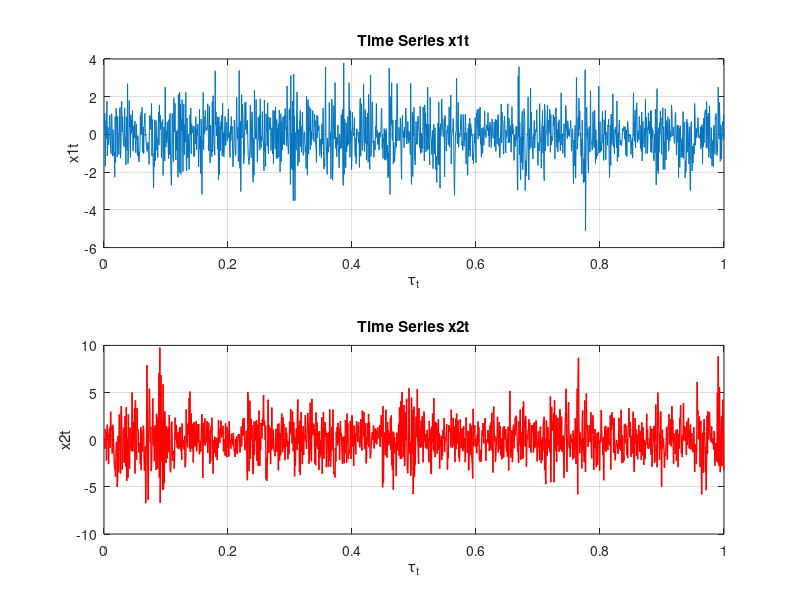
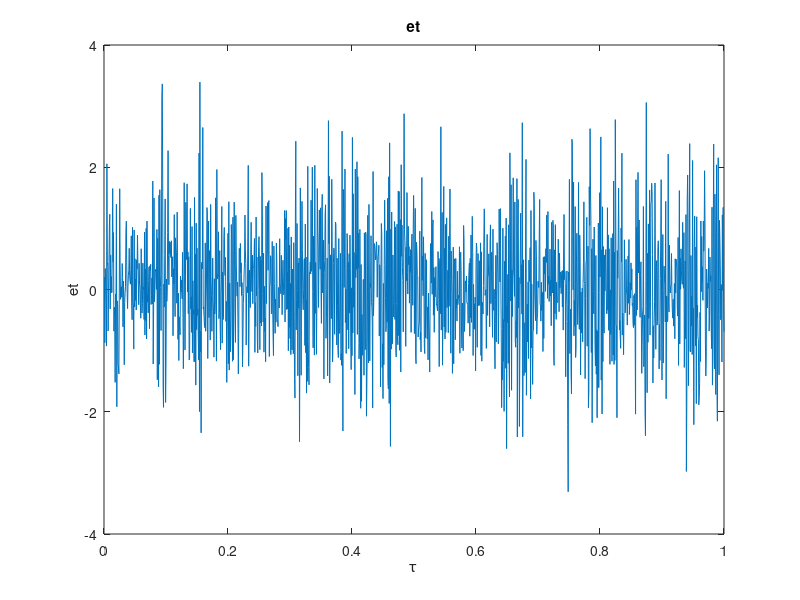
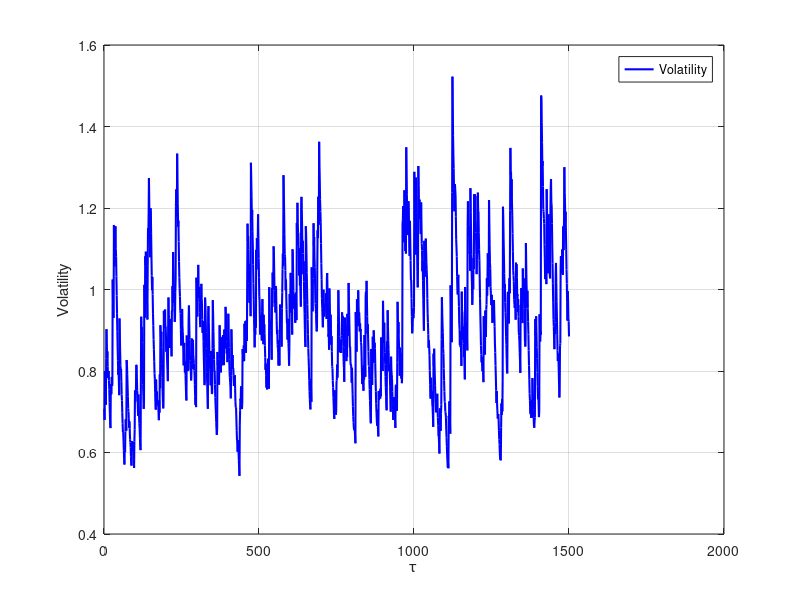
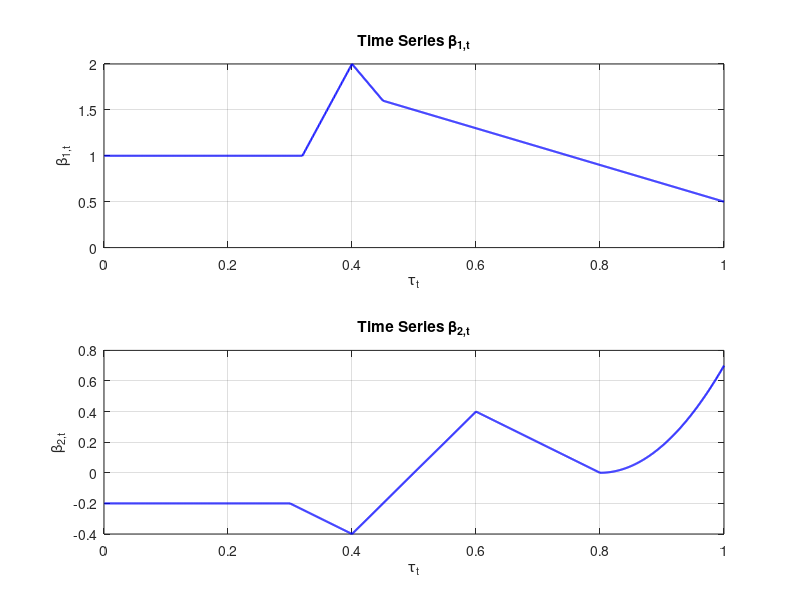

These figures' MATLAB source, in order: (Note: this script raises an error after producing the figures.)

clear all;

%% simulate data
% yt = x1t*betat1 + x2t*betat2 + et
% et = sigmat*epsilont, where epsilont ~ N(0,1)

T= 1500;               % amount of total observations
T_in = 0.7*T;          % amount of in-sample data
T_out = T-T_in;            % amount of out-of-sample data
tau = (1:T)' / T;      % Time index tau = t/T
tau_in = tau(1:T_in);
p=2;                   % amount of predictors

%% define a Epanechnikov Kernel function 
EpanechnikovKernel = @(u) (3/4) * (1 - u.^2) .* (abs(u) <= 1);

%% generate x1t and x2t as they both have GJR-GARCH(1,1,1) structure

% x1t
mu1= 0;
omega1 = 0.03;
alpha1 = 0.0082;
gamma1 = 0.19;
beta1 = 0.8779;

% Set the seed for reproducibility
seed1 = 123;
rng(seed1);
epsilon_1 = randn(T, 1);
epsilon2_1 = epsilon_1.^2;
sigma2_x1 = zeros(T,1);
sigma2_x1(1) = omega1 / (1 - alpha1 - 0.5*gamma1 - beta1);

for t = 2:T
   if epsilon_1(t-1) >= 0
      sigma2_x1(t) = omega1 + alpha1 * epsilon2_1(t-1) + beta1 * sigma2_x1(t-1);
   else
      sigma2_x1(t) = omega1 + alpha1 * epsilon2_1(t-1) + gamma1 * epsilon2_1(t-1) + beta1 * sigma2_x1(t-1);
   end
end
   sigma_x1 = sqrt(sigma2_x1);

seed2 = 234;
rng(seed2);
u1t=randn(T,1);
for t = 1:T
    u1t(t) = epsilon_1(t) * sigma_x1(t);
end
x1t = mu1 + u1t; 


% x2t
mu2= 0;
omega2 = 0.02;
alpha2 = 0.0445;
gamma2 = 0.05;
beta2 = 0.926;

seed3 = 234567;
rng(seed3);
epsilon_2 = randn(T, 1);
epsilon2_2 = epsilon_2.^2;

sigma2_x2 = zeros(T,1);
sigma2_x2(1) = omega2 / (1 - alpha2 - 0.5*gamma2 - beta2);



sigma2_x2(2) = omega2 / (1 - alpha2 - 0.5*gamma2 - beta2);
for t = 3:T
    sigma2_x2(t) = omega2 + alpha2 * epsilon2_2(t-1)^2 + alpha2 * epsilon2_2(t-2)^2 + beta2 * sigma2_x2(t-1);
end
sigma_x2 = sqrt(sigma2_x2);

seed4 = 456;
rng(seed4);
u2t=randn(T,1);
for t = 1:T
    u2t(t) = epsilon_2(t) * sigma_x2(t);
end
x2t = mu2 + u2t; 

Xt = [x1t, x2t];

% Subplot for x1t
subplot(2,1,1);
plot(tau, x1t); % Plot x1t in blue
xlabel('\tau_t');
ylabel('x1t');
title('Time Series x1t');
grid on;

% Subplot for x2t
subplot(2,1,2);
plot(tau, x2t, 'r', 'LineWidth', 1); % Plot x2t in red
xlabel('\tau_t');
ylabel('x2t');
title('Time Series x2t');
grid on;

%% heterskedastic disturbance

seed5 = 2884;
rng(seed5);
epsilon_error = randn(T, 1);
epsilon2_error = epsilon_error.^2;


% Design - GARCH-like Deterministic Models. For example, GJR-GARCH(1,1,1)
% intuition: Volatility depends on past squared returns, but without stochastic errors
sigma2_error = zeros(T,1);

omega_error = 0.01;
alpha_error = 0.03;
gamma_error = 0.1;
beta_error = 0.9;

sigma2_error(1) = omega_error / (1 - alpha_error - 0.5*gamma_error - beta_error);
for t = 2:T
   if epsilon_error(t-1) >= 0
      sigma2_error(t) = omega_error + alpha_error * epsilon2_error(t-1) + beta_error * sigma2_error(t-1);
   else
      sigma2_error(t) = omega_error + alpha_error * epsilon2_error(t-1) + gamma_error * epsilon2_error(t-1) + beta_error * sigma2_error(t-1);
   end
end
   sigma_error = sqrt(sigma2_error);

seed6 = 678;
rng(seed6);
et=randn(T,1);
for t = 1:T
    et(t) = epsilon_error(t) * sigma_error(t);
end

% Plot et
figure;
plot(tau,et);
title('et');
xlabel('\tau');
ylabel('et');

% Plot volatility
figure;
plot(1:T, sigma_error, 'b-', 'LineWidth', 1.5, 'DisplayName', 'Volatility');
xlabel('\tau');
ylabel('Volatility');
legend('Location', 'best');
grid on;



%% generate time-varying beta

betat =zeros(T,p);

% Design (piecewise function of time)
for t = 1:T
    % Compute beta1,t
    if tau(t) <= 0.32
        betat(t,1) = 1;
    elseif tau(t) <= 0.4
        betat(t,1) = 12.5 * tau(t) -3;
    elseif tau(t) <= 0.45
        betat(t,1) = -8 * tau(t) +5.2;
    else
        betat(t,1) = -2 * tau(t) + 2.5;
    end

    % Compute beta2,t
    if tau(t) <= 0.3
        betat(t,2) = -0.2;
    elseif tau(t) <= 0.4
        betat(t,2) = -2 * tau(t) + 0.4;
    elseif tau(t) <= 0.6
        betat(t,2) = 4 * tau(t) - 2;
    elseif tau(t) <= 0.8
        betat(t,2) = -2 * tau(t) + 1.6;
    else
        betat(t,2) = 17.5 * tau(t)^2 - 28 * tau(t) + 11.2;
    end
end

% Plot the time series
figure;
subplot(2,1,1);
plot(tau, betat(:,1), 'b', 'LineWidth', 1.5);
xlabel('\tau_t');
ylabel('\beta_{1,t}');
title('Time Series \beta_{1,t}');
grid on;
subplot(2,1,2);
plot(tau, betat(:,2), 'b', 'LineWidth', 1.5);
xlabel('\tau_t');
ylabel('\beta_{2,t}');
title('Time Series \beta_{2,t}');
grid on;




%% yt = beta1t*xit + beta2t*x2t+et
Yt = sum(Xt.*betat,2)+et;


% Plot et and yt
figure;
subplot(2,1,1)
plot(tau,et);
title('et');
xlabel('\tau');
ylabel('et');
hold on;
subplot(2,1,2)
plot(tau,Yt);
title('Yt');
xlabel('\tau');
ylabel('Yt');

% Plot yt
figure;
plot(tau,Yt);
title('Yt');
xlabel('\tau');
ylabel('Yt');

%% split the data to training vs testing set
Yt_estimation =Yt(1:T_in);       % training set
Xt_estimation =Xt(1:T_in,:);     % testing set



%% In-sample estimation

%% run benckmark model, DCC-GARCH, first
sigma2_dcc = zeros(T_in,1);   % set the dimension for the variance of the 10 assets
rt = Yt_estimation;
logLikelihood = @(params) GJR_GARCH_Likelihood(params, rt, T_in);
initialParams = [0.1, 0.1, 0.1, 0.1]; % Initial guess for [omega, alpha, gamma, beta]
lb = [0, 0, 0, 0];    % Lower bounds (e.g., alpha >= 0)
ub = [];              % No upper bounds
options = optimoptions('fmincon', 'Display', 'iter', 'Algorithm', 'interior-point');
estimatedParams = fmincon(logLikelihood, initialParams, [], [], [], [], lb, ub, [], options);
omega = estimatedParams(1);
alpha = estimatedParams(2);
gamma = estimatedParams(3);
beta = estimatedParams(4);

epsilon_dcc = rt - mean(rt); 
epsilon2_dcc = epsilon_dcc .^ 2;

sigma2_dcc(1) = omega / (1 - alpha - 0.5*gamma - beta);

for t = 2:T_in
 if epsilon_dcc(t-1) >= 0
 sigma2_dcc(t) = omega + alpha * epsilon2_dcc(t-1) + beta * sigma2_dcc(t-1);
 else
 sigma2_dcc(t) = omega + alpha * epsilon2_dcc(t-1) + gamma * epsilon2_dcc(t-1) + beta * sigma2_dcc(t-1);
 end
end

 sigma_dcc = sqrt(sigma2_dcc);

% GJR-GARCH for factors
factor = [x1t(1:T_in), x2t(1:T_in)];
[T_in,N] = size(factor);

sigma_factor = zeros(T_in,N);    % set the dimension for the volatility of the 10 assets
sigma2_factor = zeros(T_in,N);   % set the dimension for the variance of the 10 assets

epsilon_factor = zeros(T_in,N);  % innovation
epsilon2_factor = zeros(T_in,N); % innovation^2, for the garch structure

omegacollection_factor = zeros(N);
alphacollection_factor = zeros(N);
gammacollection_factor = zeros(N);
betacollection_factor = zeros(N);

for i=1:N
rt = factor(:,i);

% Define the log-likelihood function
logLikelihood = @(params) GJR_GARCH_Likelihood(params, rt, T_in);

% Set initial values for omega, alpha, and beta
initialParams = [0.1, 0.1, 0.1, 0.1]; % Initial guess for [omega, alpha, gamma, beta]
lb = [0, 0, 0, 0]; % Lower bounds (e.g., alpha >= 0)
ub = []; % No upper bounds
options = optimoptions('fmincon', 'Display', 'iter', 'Algorithm', 'interior-point');
estimatedParams = fmincon(logLikelihood, initialParams, [], [], [], [], lb, ub, [], options);
omega_factor = estimatedParams(1);
alpha_factor = estimatedParams(2);
gamma_factor = estimatedParams(3);
beta_factor = estimatedParams(4);

epsilon_factor(:,i) = rt - mean(rt);    % epsilon is observed according to the constant-mean GARCH structure.
epsilon2_factor(:,i) = epsilon_factor(:,i) .^ 2;
sigma2_factor(1,i)= omega / (1 - alpha - 0.5*gamma - beta);

for t = 2:T_in
    if epsilon_factor(t-1,i) >= 0
       sigma2_factor(t,i) = omega + alpha * epsilon2_factor(t-1,i) + beta * sigma2_factor(t-1,i);
    else
       sigma2_factor(t,i) = omega + alpha * epsilon2_factor(t-1,i) + gamma * epsilon2_factor(t-1,i) + beta * sigma2_factor(t-1,i);
    end
end
sigma_factor(:,i) = sqrt(sigma2_factor(:,i));

% store the estimated parameters
omegacollection_factor(i)= omega_factor;
alphacollection_factor(i)=alpha_factor;
gammacollection_factor(i)=gamma_factor;
betacollection_factor(i)=beta_factor;
end


% Find the Dt_dcc
rt = [Yt_estimation, x1t(1:T_in), x2t(1:T_in)];
[T_in,N] = size(rt);

% We construct the 3-dimension Dt matrix, which is the volatility matrix
Dt_dcc = zeros(N,N,T_in);
SIGMA = [sigma_dcc, sigma_factor(1:T_in,:)];

% Loop over each slice
for t = 1:T_in
    % Assign the diagonal of the t-th slice of Dt to the t-th row of SIGMA
    Dt_dcc(:,:,t) = diag(SIGMA(t, :));
end

et = rt ./ SIGMA; %volatility-adjusted return
Si = et'*et ./T_in; % Find Si, the unconditional covariance matrix

Q = zeros(N,N,T_in);
Q(:,:,1) = Si;
Rt = zeros(N,N,T_in);
diagQ = diag(sqrt(diag(Q(:,:,1))));
invSqrtDiagQ = inv(diagQ);
Rt(:,:,1) = invSqrtDiagQ * Q(:,:,1) * invSqrtDiagQ;

% estimate the DCC coefficients (w.r.t Q)
options = optimset('fminunc'); 
options.Display = 'off';
options.LargeScale = 'off';
options.MaxIter = 1000;
dcc_logLikelihood = @(params) DCC1_Likelihood_copy_0819(params, et);

initial = [0.1, 0.1];
lb = [0, 0]; % Lower bounds (e.g., alpha >= 0)
ub = [1, 1]; % upper bound
options = optimoptions('fmincon', 'Display', 'iter', 'Algorithm', 'interior-point');
estimatedParams = fmincon(dcc_logLikelihood, initial, [], [], [], [], lb, ub, [], options);
a_Q = estimatedParams(1);
b_Q = estimatedParams(2);

% Predicted Q, then calculate Rt
for t = 2:T_in
    Q(:,:,t) = (1 - a_Q - b_Q)*Si + a_Q*(et(t-1,:)'*et(t-1,:)) + b_Q*Q(:,:,t-1);
    diagQ = diag(sqrt(diag(Q(:,:,t))));
    invSqrtDiagQ = inv(diagQ);
    Rt(:,:,t) = invSqrtDiagQ * Q(:,:,t) * invSqrtDiagQ;
end

betahat_dcc = zeros(2,T_in);
rho_sigma_vector = zeros(2,1);

% Loop through each time step
for t = 1:T_in
    % Extract conditional variances
    sigma_it = SIGMA(t,1);
    sigma_mt = SIGMA(t,2);
    sigma_ct = SIGMA(t,3);


    % Extract conditional correlations from Rt
    rho_imt = Rt(1, 2, t);
    rho_ict = Rt(1, 3, t);
    rho_mct = Rt(2, 3, t);

    % Construct the matrices for the equation
    Sigma_matrix = [sigma_mt^2, rho_mct * sigma_mt * sigma_ct; 
                    rho_mct * sigma_mt * sigma_ct, sigma_ct^2];

    r1 = rho_imt * sigma_it * sigma_mt;
    r2 = rho_ict * sigma_it * sigma_ct;

    rho_sigma_vector(1) = r1;
    rho_sigma_vector(2) = r2;

    betahat_dcc(:,t) = (Sigma_matrix)^(-1) * rho_sigma_vector;
end

% Store the betas
beta_market = betahat_dcc(1, :)';
beta_climate = betahat_dcc(2, :)';


% Display the estimated DCC parameters
disp('Estimated DCC Parameters:');
disp(['a_Q: ', num2str(a_Q)]);
disp(['b_Q: ', num2str(b_Q)]);


% Plot the results
figure;
subplot(2,1,1);
plot(tau_in, betat(1:T_in,1), 'b', 'LineWidth', 1.5, 'DisplayName', 'Real \beta_1(\tau)');
hold on;
plot(tau_in, beta_market, 'r', 'LineWidth', 1.5,'DisplayName', 'DCC estimator \beta_1(\tau)'); 
hold on;
%fill([tau fliplr(tau)], [ci_lower_beta1_dcc' fliplr(ci_upper_beta1_dcc')], 'r', 'FaceAlpha', 0.2, 'DisplayName','95% confidence interval');
legend('Location', 'best');
title('Real vs DCC-estimated Beta1');
xlabel('\tau');
ylabel('\beta_1(\tau)');

subplot(2,1,2);
plot(tau_in, betat(1:T_in,2), 'b', 'LineWidth', 1.5, 'DisplayName', 'Real \beta_2(\tau)');
hold on;
plot(tau_in, beta_climate, 'r', 'LineWidth', 1.5, 'DisplayName', 'DCC estimator \beta_2(\tau)'); 
hold on;
legend('Location', 'best');
%fill([tau' fliplr(tau')], [ci_lower_beta2_new fliplr(ci_upper_beta2_new)], 'r', 'FaceAlpha', 0.2, 'DisplayName', '95% confidence interval');
title('Real vs DCC-estimated Beta2');
xlabel('\tau');
ylabel('\beta_2(\tau)');


%% Step 1: To find optimal bandwidth (leave many)

l =3;      % Define the size of the window to leave out (2l + 1 observations)
h_values = linspace(0.01, 0.99, 50);      % Define a range of bandwidth values
cv_errors = zeros(length(h_values), 1);   % Store CV errors for each bandwidth


% Leave (2l+1)-out cross-validation loop
for h_idx = 1:length(h_values)
    h = h_values(h_idx);     % Current bandwidth
    cv_error = 0;            % Initialize CV error for the current h
 
 for t = 1:2:T_in
 % Determine the indices to exclude (2l+1)-out around the t-th point
 exclude_indices = max(1, t-l):min(T_in, t+l); % Determine indices to exclude around point t
 
 % Create the leave-(2l+1)-out sample excluding the defined indices
 yt = Yt_estimation(setdiff(1:T_in, exclude_indices));        % Exclude the selected indices
 xt = Xt_estimation(setdiff(1:T_in, exclude_indices), :);     % Exclude the selected indices
 taut = tau(setdiff(1:T_in, exclude_indices));                % Exclude the selected indices
 
 % Local weights using the Epanechnikov kernel
 u = (taut - tau(t)) / h; % Normalized distances
 weights = EpanechnikovKernel(u); % Kernel weights for leave-(2l+1)-out data
 
 % Weighted least squares to estimate beta at tau(t) excluding (2l+1) neighbors
 W = diag(weights); % Diagonal weight matrix
 XWX = xt' * W * xt;
 XWy = xt' * W * yt;
 
 % Solve for beta estimates using the weighted least squares solution
 beta_hat_minus_t = XWX \ XWy;
 Yt_pred = Xt(t, :) * beta_hat_minus_t;
 cv_error = cv_error + (Yt(t) - Yt_pred)^2;
 end

 % Average the CV error for the current h
 cv_errors(h_idx) = cv_error / T_in;
end

% Find the h that minimizes the cross-validation error
[~, min_idx] = min(cv_errors);
h_old_optimal = h_values(min_idx);
h_old_optimal = round(h_old_optimal, 2);  % Round to 2 decimal place

% Display the optimal h
fprintf('The optimal h is: %.4f\n', h_old_optimal);

% Plot cv_errors against h_values
figure;
plot(h_values, cv_errors, 'b-o', 'LineWidth', 2);
hold on;
xline(h_old_optimal, '--k', 'optimal h')
xlabel('Bandwidth (h)');
ylabel('Cross-Validation Error');
title('Cross-Validation Error vs Bandwidth');
grid on;




%% Step 2: To obtain the residual series

% Fit the TVLM model via kernel (local constant), without assuming heteroskedastic error
beta_hat_old = zeros(T_in,2);
for t = 1:T_in
    u = (tau_in - tau_in(t))/h_old_optimal;  % Normalized distances
    weights = EpanechnikovKernel(u);     % Kernel weights
    W = diag(weights);                   % Diagonal weight matrix
    XWX = Xt_estimation' * W * Xt_estimation;
    XWy = Xt_estimation' * W * Yt_estimation;
    beta_hat_old(t,:) = XWX \ XWy;
end

% plot the estimated old_time-varying beta, in comparison with the true DGP
figure;
subplot(2, 1, 1);
plot(tau_in, beta_hat_old(:,1),'r','DisplayName', 'old estimated \beta_1(\tau)'); 
hold on;
plot(tau_in, betat(1:T_in,1), 'b', 'LineWidth', 1.5,'DisplayName', 'real \beta_1(\tau)');
title('real vs old estimation of \beta_1(\tau)');
legend('Location', 'best');
xlabel('\tau');
ylabel('\beta_1(\tau)');

subplot(2, 1, 2);
plot(tau_in, beta_hat_old(:,2),'r','DisplayName', 'old estimated \beta_2(\tau)');
hold on;
plot(tau_in, betat(1:T_in,2), 'b', 'LineWidth', 1.5,'DisplayName', 'real \beta_2(\tau)');
title('real vs old estimation of \beta_2(\tau)');
legend('Location', 'best');
xlabel('\tau');
ylabel('\beta_2(\tau)');


% obtain residual 
ethat = zeros(T_in,1);
for t = 1:T_in
    ethat(t) = Yt_estimation(t) - Xt_estimation(t,:) * beta_hat_old(t,:)';
end

% Theoretically, the mean of a variable that is log(chi-square distributed
% random variable) is -1.27. 
Dt = zeros(T_in,1);
for t = 1:T_in
    Dt(t)= log(ethat(t)^2)+1.27;
end


% We double check "mu = -1.27" with simulated data.
% Generate a random variable z from a standard normal distribution
seed7 = 28845080;
rng(seed7);
z = randn(1000000, 1);
% Plot the histogram of z to visualize its distribution
figure;
histogram(z, 'Normalization', 'pdf');
xlabel('z');
ylabel('Probability Density');
title('Histogram of z (Standard Normal Distribution)');
grid on;
% Generate s as the square of z. chi-sq
chi = z.^2;
% Plot the histogram of s to visualize its distribution
figure;
histogram(chi, 'Normalization', 'pdf');
xlabel('z^2');
ylabel('Probability Density');
title('Histogram of chi (chi = z^2)');
grid on;
mu = mean(log(chi));
disp('When T=1,000,000, the value of mu is:');
disp(mu);

%% Step 4: Recover the time-varying standard deviation

% select a new bandwidth
l =3;                                           % Define the size of the window to leave out (2l + 1 observations)
h0_candidates = linspace(0.01, 0.99, 100);      % Define a range of bandwidth values
CV_scores = zeros(length(h0_candidates), 1);    % Store CV errors for each bandwidth

% Leave (2l+1)-out cross-validation loop
for i = 1:length(h0_candidates)
 h_0 = h0_candidates(i);     % Current bandwidth
 CV_score = 0;               % Initialize CV error for the current h
 
 for t = 1:2:T_in
 % Determine the indices to exclude (2l+1)-out around the t-th point
 exclude_indices = max(1, t-l):min(T_in, t+l); % Determine indices to exclude around point t
 
 % Create the leave-(2l+1)-out sample excluding the defined indices
 Dt_train = Dt(setdiff(1:T_in, exclude_indices));      % Exclude the selected indices
 tau_train = tau(setdiff(1:T_in, exclude_indices));    % Exclude the selected indices
 
 % Local weights using the Epanechnikov kernel
 u = (tau(t) - tau_train) /h_0;     % Normalized distances
 weights = EpanechnikovKernel(u);   % Kernel weights for leave-(2l+1)-out data
 numerator = sum(weights .* Dt_train);
 denominator = sum(weights);     
 g_hat = numerator / denominator;       
 CV_score = CV_score + (Dt(t) - g_hat)^2;
 end
    
 % Average CV score for this h0
 CV_scores(i) = CV_score / T_in;
end

% Find the h (round two two digits) that minimizes the cross-validation error
[~, min_idx] = min(CV_scores);
h0_optimal = round(h0_candidates(min_idx),2); h0_optimal=0.03;

% Display the optimal h
fprintf('The optimal h_0 is: %.4f\n', h0_optimal);

% Plot the CV scores
figure;
plot(h0_candidates, CV_scores, 'b-', 'LineWidth', 1.5);
hold on;
xline(h0_optimal, '--k', 'optimal h')
xlabel('Bandwidth h0');
ylabel('Cross-Validation Score');
title('Cross-Validation Score vs Bandwidth for g(tau)');
grid on;

%% Use local constant estimator, Epanechnikov Kernel and the optimal bandwidth found in step 1 
gtauhat = zeros(T_in,1);

% local constant
for t = 1:T_in
    u = (tau_in - tau_in(t))/h0_optimal; 
    weight_D = EpanechnikovKernel(u);     % Compute weights using the kernel
    numerator = sum(weight_D .* Dt);      % Numerator: weighted sum of y
    denominator = sum(weight_D);          % Denominator: sum of weights
    gtauhat(t) = numerator / denominator;
end

% plot gtauhat (local linear estimator) together with Dt
figure;
plot(tau_in, Dt, 'b-', 'LineWidth', 1.5, 'DisplayName', 'Observed (D_t)'); hold on;
plot(tau_in, gtauhat, 'r--', 'LineWidth', 1.5, 'DisplayName', 'Prediction (g(\tau))'); % Add a horizontal line for g_tau_hat = 0.1649
xlabel('Time Index (t)');
ylabel('Values');
title('Observed vs. In-Sample Prediction');
legend('Location', 'best');
grid on;

% recover the standard deviation
sigmahat = exp(0.5 * gtauhat);

% Plot sigmahat with tau on the x-axis
figure;
plot(tau_in, sigmahat, 'r-', 'LineWidth', 1.5, 'DisplayName', 'estimated sigma(\tau)');
hold on;
plot(tau_in, sigma_error(1:T_in), 'b-', 'LineWidth', 1.5, 'DisplayName', 'sigma');
xlabel('\tau');
ylabel('true vs estimated Volatility');
legend('Location', 'best');
grid on;


%% compare estimated volatility
ethat_dcc = Yt_estimation - sum(Xt_estimation.*betahat_dcc',2);

% do GJR-GARCH to sigmahat_dcc.
sigma2 = zeros(T_in,1);   % set the dimension for the variance of the 10 assets
rt = ethat_dcc;
logLikelihood = @(params) GJR_GARCH_Likelihood(params, rt, T_in);
initialParams = [0.1, 0.1, 0.1, 0.1]; % Initial guess for [omega, alpha, gamma, beta]
lb = [0, 0, 0, 0]; % Lower bounds (e.g., alpha >= 0)
ub = []; % No upper bounds
options = optimoptions('fmincon', 'Display', 'iter', 'Algorithm', 'interior-point');
estimatedParams = fmincon(logLikelihood, initialParams, [], [], [], [], lb, ub, [], options);
omega = estimatedParams(1);
alpha = estimatedParams(2);
gamma = estimatedParams(3);
beta = estimatedParams(4);
epsilon = rt - mean(rt); 
epsilon2 = epsilon .^ 2;
sigma2(1) = omega / (1 - alpha - 0.5*gamma - beta);
for t = 2:T_in
 if epsilon(t-1) >= 0
 sigma2(t) = omega + alpha * epsilon2(t-1) + beta * sigma2(t-1);
 else
 sigma2(t) = omega + alpha * epsilon2(t-1) + gamma * epsilon2(t-1) + beta * sigma2(t-1);
 end
end
 sigmahat_dcc = sqrt(sigma2);

figure;
plot(tau_in, sigma_error(1:T_in), 'b-', 'LineWidth', 1, 'DisplayName', 'true volatility');
hold on;
%plot(tau_in, sigmahat, 'r-', 'LineWidth', 1, 'DisplayName', 'estimated volatility from the proposed model');
%hold on;
plot(tau_in, sigmahat_dcc, 'g-', 'LineWidth', 1, 'DisplayName', 'estimated volatility from GARCH-DCC');
xlabel('\tau');
ylabel('Values');
legend('Location', 'best');
grid on;



%% Step 5: Re-estimate the time-varying beta with standardized xt and yt
beta_hat_new = zeros(T_in,2);
Xt_new = Xt_estimation ./ sigmahat;
Yt_new = Yt_estimation ./ sigmahat;

h_new_optimal = h_old_optimal; % use same bandwidth

% new estimator
for t = 1:T_in
    u = (tau_in - tau_in(t))/h_new_optimal;       % Normalized distances
    weights = EpanechnikovKernel(u);              % Kernel weights
    W = diag(weights);                            % Diagonal weight matrix
    XWX = Xt_new' * W * Xt_new;
    XWy = Xt_new' * W * Yt_new;
    beta_hat_new(t,:) = XWX \ XWy;
end

% plot the new estimate of time-varying betas vs real betas
subplot(2, 1, 1);
plot(tau_in, beta_hat_new(:,1), 'r', 'LineWidth', 1,'DisplayName', 'new estimated \beta_1(\tau)');
hold on;
plot(tau_in, beta_hat_old(:,1), 'r--', 'LineWidth', 1,'DisplayName', 'old estimated \beta_1(\tau)');
hold on;
plot(tau_in, betat(1:T_in,1), 'b', 'LineWidth', 1,'DisplayName', 'real \beta_1(\tau)');
title('Real vs Estimated \beta_{1}(\tau)');
legend('Location', 'best');
xlabel('\tau');
ylabel('\beta_1(\tau)');

subplot(2, 1, 2);
plot(tau_in, beta_hat_new(:,2), 'r', 'LineWidth', 1, 'DisplayName', 'new estimated \beta_2(\tau)');
hold on;
plot(tau_in, beta_hat_old(:,2), 'r--', 'LineWidth', 1,'DisplayName', 'old estimated \beta_1(\tau)');
hold on;
plot(tau_in, betat(1:T_in,2), 'b', 'LineWidth', 1,'DisplayName', 'real \beta_2(\tau)');
title('Real vs Estimated \beta_{2}(\tau)');
legend('Location', 'best');
xlabel('\tau');
ylabel('\beta_2(\tau)');


%% Evaluate in-sample estimation performance
% Compare MSE, in terms of y
error_old = Yt_estimation - sum(Xt_estimation.*beta_hat_old,2);
MSE_old = error_old'*error_old/T_in;

error_new = Yt_estimation - sum(Xt_estimation.*beta_hat_new,2);
MSE_new = error_new'*error_new/T_in;

error_dcc = Yt_estimation - sum(Xt_estimation.*betahat_dcc',2);
MSE_dcc = error_dcc'*error_dcc/T_in;
    

% Display the MSE from old and new estimation
fprintf('The new in-sample MSE is: %.4f\n', MSE_new);
fprintf('The old in-sample MSE is: %.4f\n', MSE_old);
fprintf('The dcc in-sample MSE is: %.4f\n', MSE_dcc);


mse_old_dcc=100*(MSE_dcc - MSE_old)/abs(MSE_dcc);
mse_new_dcc=100*(MSE_dcc - MSE_old)/abs(MSE_dcc);

fprintf('Compared with dcc, the old estimator brings the in-sample MSE down by (percentage): %.4f\n', mse_old_dcc);
fprintf('Compared with dcc, the new estimator brings the in-sample MSE down by (percentage): %.4f\n', mse_new_dcc);

%% one-step ahead OOS forecasting
j = 1;                            % one-step ahead out-of-sample forecasting
R = T_out -j+1;                   % number of rolling windows
fprintf('The foreward-forecasting step is: %.4f\n', j);
fprintf('The number of rolling windows to obtain OOS Rsq is: %.4f\n', R);
Yt_out =Yt(T_in+j:T);             % testing set

% benckmark model's prediction error first
% Historical Mean model
Yt_forecast_hm = zeros(R,1);
for r = 1:R
    % re-define the in-sample period for each window
    Yt_in = Yt(r:T_in+r-1);
    Yt_forecast_hm(r) = mean(Yt_in);  % in-sample period is from 1 to T_in
end
pred_error_hm = (Yt_out-Yt_forecast_hm)'*(Yt_out-Yt_forecast_hm);
% Display the oos prediction error
fprintf('The oos prediction error from HM is: %.4f\n', pred_error_hm);


% old 
% Time Varying Coefficient Model (TVCM)

Yt_forecast_tvcm = zeros(R,1);
for r = 1:R
    % re-define the in-sample period for each window
    Yt_in = Yt(r:T_in+r-1);
    Xt_in = Xt(r:T_in+r-1,:);
    tau_in = (r:T_in+r-1)' / T_in;
   % Loop over each time point to estimate beta1(tau) and beta2(tau)
   % for t = 1:T_in
    u = (tau_in - tau_in(T_in))/h_old_optimal;    % Normalized distances
    weights = EpanechnikovKernel(u);              % Kernel weights
    W = diag(weights);                            % Diagonal weight matrix
    XWX = Xt_in' * W * Xt_in;
    XWy = Xt_in' * W * Yt_in;
    beta_hat = XWX \ XWy;
   % end
Yt_forecast_tvcm(r) = Xt(T_in+r,:) * beta_hat;
end

% Find the aggregate prediction error from the R windows (per in the OOS R-sq equation)
pred_error_tvcm = (Yt_out-Yt_forecast_tvcm)'*(Yt_out-Yt_forecast_tvcm);

% Out-of-sample R-square
R2_oos_tvcm = 1- pred_error_tvcm/pred_error_hm;

% Display the oos prediction error
fprintf('The oos prediction error from TVCM is: %.4f\n', pred_error_tvcm);

% Display the oos R-sq
fprintf('The oos R-sq from TVCM, in comparison with the HM model, is: %.4f\n', R2_oos_tvcm);

%% Bandwidth robustness check
% check with OOS MSE
% create a series for a neighborhood of the selected optimal bandwidth.

% Create the neighborhood range
step = 0.01;                             % Step size for neighborhood
range0 = h_old_optimal + (-2:2)' * step; % vector centered at optimal_h
n_bandwidths0 = length(range0);
cv_mse0 = zeros(n_bandwidths0, 1);

% Initialize storage for prediction errors across bandwidths
pred_error_tvcm_all = zeros(n_bandwidths0, 1);
R2_oos_tvcm_all = zeros(n_bandwidths0, 1);

for i = 1:n_bandwidths0
    h = range0(i);
   % One-step-ahead forecasting with current bandwidth
    Yt_forecast_tvcm = zeros(R, 1);
    for r = 1:R
        % Define in-sample window
        Yt_in = Yt(r:T_in+r-1);
        Xt_in = Xt(r:T_in+r-1, :);
        tau_in = (r:T_in+r-1)' / T_in;
        
        % Estimate beta_hat for the last point in the window
        t_last = T_in;  % Focus on the last point (one-step-ahead forecast)
        u = (tau_in - tau_in(t_last)) / h;
        weights = EpanechnikovKernel(u);
        W = diag(weights);
        XWX = Xt_in' * W * Xt_in;
        XWy = Xt_in' * W * Yt_in;
        beta_hat = XWX \ XWy;
        
        % Forecast
        Yt_forecast_tvcm(r) = Xt(T_in + r, :) * beta_hat;
    end

    % Compute prediction error and R-squared
    pred_error_tvcm_all(i) = (Yt_out - Yt_forecast_tvcm)' * (Yt_out - Yt_forecast_tvcm);
    R2_oos_tvcm_all(i) = 1 - pred_error_tvcm_all(i) / pred_error_hm;

end

% Create a table to display bandwidth vs. R-squared
results_table_old = table(range0, R2_oos_tvcm_all, ...
    'VariableNames', {'Bandwidth', 'OOS_R_Squared'});

% Display the table (shows first 10 rows by default)
disp('Bandwidth vs. Out-of-Sample R^2 (old):');
disp(results_table_old);

% Optional: Export to CSV file
writetable(results_table_old, 'bandwidth_vs_r_squared_old.csv');


%% new 
% Time Varying Coefficient Model with Heterskedastic Error (TVCMHE)

Yt_forecast_tvcmhe = zeros(R,1);
beta_hat_old_tvcmhe = zeros(T_in,2);

for r = 1:R
    % re-define the in-sample period for each window
    Yt_in = Yt(r:T_in+r-1);
    Xt_in = Xt(r:T_in+r-1,:);
    tau_in = (r:T_in+r-1)' / T_in;

%for t = 1:T_in
for t = T_in
    u = (tau_in - tau_in(t))/h_new_optimal;
    weights = EpanechnikovKernel(u);
    W = diag(weights);  
    XWX = Xt_in' * W * Xt_in;
    XWy = Xt_in' * W * Yt_in;
    beta_hat_old_tvcmhe(t,:) = XWX \ XWy;
end

% Residual 
ethat = zeros(T_in,1);
%for t = 1:T_in
for t = T_in
    ethat(t) = Yt_estimation(t) - Xt_estimation(t,:) * beta_hat_old_tvcmhe(t,:)';
end

% Auxiliary kernel estimation
Dt = zeros(T_in,1);
%for t = 1:T_in
for t = T_in
    Dt(t)= log(ethat(t)^2)+1.27;
end

% Recover the time-varying standard deviation
gtauhat = zeros(T_in,1);
% for t = 1:T_in
for t = T_in
    u = (tau_in - tau_in(t))/h0_optimal; 
    weight_D = EpanechnikovKernel(u);  
    numerator = sum(weight_D .* Dt);
    denominator = sum(weight_D);
    gtauhat(t) = numerator / denominator;
end
sigmahat = exp(0.5 * gtauhat);

% Re-estimate the time-varying beta with standardized xt and yt
beta_hat_new_tvcmhe = zeros(T_in,2);
Xt_new = Xt_in ./ sigmahat;
Yt_new = Yt_in ./ sigmahat;
%for t = 1:T_in
for t = T_in
    u = (tau_in - tau_in(t))/h_new_optimal;        
    weights = EpanechnikovKernel(u);            
    W = diag(weights);                    
    XWX = Xt_new' * W * Xt_new;
    XWy = Xt_new' * W * Yt_new;
    beta_hat_new_tvcmhe(t,:) = XWX \ XWy;
end

Yt_forecast_tvcmhe(r) = Xt(T_in+r,:) * beta_hat_new_tvcmhe(end,:)';
end

% Find the aggregate prediction error from the R windows (per in the OOS R-sq equation)
pred_error_tvcmhe = (Yt_out-Yt_forecast_tvcmhe)'*(Yt_out-Yt_forecast_tvcmhe);

% Out-of-sample R-square
R2_oos_tvcmhe = 1- pred_error_tvcmhe/pred_error_hm;

% Display the oos prediction error
fprintf('The oos prediction error from TVCMHE is: %.4f\n', pred_error_tvcmhe);

% Display the oos R-sq
fprintf('The oos R-sq from TVCMHE, in comparison with the HM model, is: %.4f\n', R2_oos_tvcmhe);


% bandwidth robustness check
% Define neighborhood around optimal bandwidth
step = 0.01;                             % Step size for neighborhood
range1 = h_new_optimal + (-2:2)' * step; % bandwidth values centered at h_new_optimal
n_bandwidths1 = length(range1);

% Initialize storage for results
R2_oos_tvcmhe_all = zeros(n_bandwidths1, 1);
bandwidth_results = range1;

% Loop over bandwidth candidates
for i = 1:n_bandwidths1
    h_test = range1(i);
    
    % Temporary storage for this bandwidth
    Yt_forecast_temp = zeros(R,1);
    beta_hat_new_temp = zeros(T_in,2);
    
    for r = 1:R
        % Re-define in-sample period for each window
        Yt_in = Yt(r:T_in+r-1);
        Xt_in = Xt(r:T_in+r-1,:);
        tau_in = (r:T_in+r-1)' / T_in;
        
        % --- Standard TVCMHE estimation with current bandwidth ---
        
        % First-stage beta estimation
        beta_hat_old_temp = zeros(T_in,2);
        %for t = 1:T_in
        for t = T_in
            u = (tau_in - tau_in(t))/h_test;
            weights = EpanechnikovKernel(u);
            W = diag(weights);
            XWX = Xt_in' * W * Xt_in;
            XWy = Xt_in' * W * Yt_in;
            beta_hat_old_temp(t,:) = XWX \ XWy;
        end
        
        % Residual calculation
        ethat = Yt_in - sum(Xt_in .* beta_hat_old_temp, 2);
        
        % Volatility estimation (using original h0_optimal)
        Dt = log(ethat.^2) + 1.27;
        gtauhat = zeros(T_in,1);
        %for t = 1:T_in
        for t = T_in
            u = (tau_in - tau_in(t))/h0_optimal;
            weight_D = EpanechnikovKernel(u);
            gtauhat(t) = sum(weight_D .* Dt) / sum(weight_D);
        end
        sigmahat = exp(0.5 * gtauhat);
        
        % Second-stage beta estimation with standardized data
        Xt_new = Xt_in ./ sigmahat;
        Yt_new = Yt_in ./ sigmahat;
        %for t = 1:T_in
        for t = T_in
            u = (tau_in - tau_in(t))/h_test;
            weights = EpanechnikovKernel(u);
            W = diag(weights);
            XWX = Xt_new' * W * Xt_new;
            XWy = Xt_new' * W * Yt_new;
            beta_hat_new_temp(t,:) = XWX \ XWy;
        end
        
        % Store forecast
        Yt_forecast_temp(r) = Xt(T_in+r,:) * beta_hat_new_temp(end,:)';
    end
end


% Display results
results_table_new = table(bandwidth_results, R2_oos_tvcmhe_all, ...
    'VariableNames', {'Bandwidth', 'OOS_R2'});
disp(results_table_new);


% Optional: Export to CSV file
writetable(results_table_new, 'bandwidth_vs_r_squared_new.csv');

% Plot results
figure;
plot(bandwidth_results, R2_oos_tvcmhe_all, '-o', 'LineWidth', 1.5);
hold on;
plot(bandwidth_results, R2_oos_tvcm_all, 'bo-', 'LineWidth', 1.5, 'MarkerFaceColor', 'b');
hold on;
xline(h_old_optimal, '--k', 'optimal h from CV');
xlabel('Bandwidth (h)');
ylabel('Out-of-sample R^2');
title('OOS R^2 vs Bandwidth');
legend('new estimator', 'old estimator', 'Location', 'best');
grid on;



%% DCC
Yt_forecast_dcc = zeros(R,1);

for r = 1:R
% re-define the in-sample period for each window
Xt_in = Xt(r:T_in+r-1,:);
Yt_in = Yt(r:T_in+r-1,:);
% step 1: Update Conditional volatility (Dt_new)
% GJR-GARCH for excess return
rt = Yt_in;
logLikelihood = @(params) GJR_GARCH_Likelihood(params, rt, T_in);
initialParams = [0.1, 0.1, 0.1, 0.1]; 
lb = [0, 0, 0, 0];      % Lower bounds (e.g., alpha >= 0)
ub = [];                % No upper bounds
options = optimoptions('fminunc', 'Display', 'iter', 'Algorithm', 'quasi-newton');
estimatedParams = fmincon(logLikelihood, initialParams, [], [], [], [], lb, ub, [], options);
omega = estimatedParams(1);
alpha = estimatedParams(2);
gamma = estimatedParams(3);
beta = estimatedParams(4);
epsilon = rt - mean(rt);   
epsilon2 = epsilon .^ 2;
sigma2 = zeros(T_in,1);
sigma2(1) = omega / (1 - alpha - 0.5*gamma - beta);
for t = 2:T_in+1
   if epsilon(t-1) >= 0
      sigma2(t) = omega + alpha * epsilon2(t-1) + beta * sigma2(t-1);
   else
      sigma2(t) = omega + alpha * epsilon2(t-1) + gamma * epsilon2(t-1) + beta * sigma2(t-1);
   end
end
   sigma = sqrt(sigma2);
   sigma_new = sqrt(sigma(T_in+1)); % the volatility at time t+j

% GJR-GARCH for factors
factor = Xt_in;
[T,p] = size(factor);
sigma_factor = zeros(T_in+1,p); 
sigma2_factor = zeros(T_in+1,p);

for i=1:p
    rt = factor(:,i);
    logLikelihood = @(params) GJR_GARCH_Likelihood(params, rt, T);
    initialParams = [0.1, 0.1, 0.1, 0.1]; 
    options = optimoptions('fminunc', 'Display', 'iter', 'Algorithm', 'quasi-newton');
    estimatedParams = fminunc(logLikelihood, initialParams, options);
    omega_factor = estimatedParams(1);
    alpha_factor = estimatedParams(2);
    gamma_factor = estimatedParams(3);
    beta_factor = estimatedParams(4);
    epsilon_factor(:,i) = rt - mean(rt);    % epsilon is observed according to the constant-mean GARCH structure.
    epsilon2_factor(:,i) = epsilon_factor(:,i) .^ 2;
    sigma2_factor(1,i)= omega_factor / (1 - alpha_factor - 0.5*gamma_factor - beta_factor);

    for t = 2:T_in+1
        if epsilon_factor(t-1,i) >= 0
           sigma2_factor(t,i) = omega_factor + alpha_factor * epsilon2_factor(t-1,i) + beta_factor * sigma2_factor(t-1,i);
        else
           sigma2_factor(t,i) = omega_factor + alpha_factor * epsilon2_factor(t-1,i) + gamma_factor * epsilon2_factor(t-1,i) + beta_factor * sigma2_factor(t-1,i);
        end
    end

    sigma_factor(:,i) = sqrt(sigma2_factor(:,i));
    sigma2_factor_new = sigma2_factor(T_in+1,:);
end

sigma_factor_new = sqrt(sigma2_factor_new);
SIGMA = [sigma(1:T_in,:), sigma_factor(1:T_in,:)];
SIGMA_new = [sigma_new, sigma_factor_new];
Dt_new = diag(SIGMA_new);

% step 2: Forecasting the Correlation Matrix 
rt = [Yt_in,Xt_in];
[T,N]=size(rt);
et = rt ./ SIGMA;    % volatility-adjusted return
et_sim = et;
Si = et'*et ./T;     % Find Si, the unconditional covariance matrix
Q = zeros(N,N,T);
Q(:,:,1) = Si;
Rt = zeros(N,N,T);
diagQ = diag(sqrt(diag(Q(:,:,1))));
invSqrtDiagQ = inv(diagQ);
Rt(:,:,1) = invSqrtDiagQ * Q(:,:,1) * invSqrtDiagQ;

% estimate the DCC coefficients (w.r.t Q)
options = optimset('fminunc'); 
options.Display = 'off';
options.LargeScale = 'off';
options.MaxIter = 1000;
dcc_logLikelihood = @(params) DCC1_Likelihood_copy_0819(params, et_sim);
initial = [0.1, 0.1];
lb = [0, 0]; % Lower bounds (e.g., alpha >= 0)
ub = [1, 1]; % upper bound
options = optimoptions('fminunc', 'Display', 'iter', 'Algorithm', 'quasi-newton');
estimatedParams = fmincon(dcc_logLikelihood, initial, [], [], [], [], lb, ub, [], options);
a_Q = estimatedParams(1);
b_Q = estimatedParams(2);
Q_new = zeros(N,N,T_in+1); % psuedo-covarianc matrix; one-step ahead forecasting
Q_new(:,:,1) = Si;
for t = 2:T_in+1
    Q_new(:,:,t) = (1 - a_Q - b_Q)*Si + a_Q*(et(t-1,:)'*et(t-1,:)) + b_Q*Q_new(:,:,t-1);
    diagQ = diag(sqrt(diag(Q_new(:,:,t))));
    invSqrtDiagQ = inv(diagQ);
    Rt_new(:,:,t) = invSqrtDiagQ * Q_new(:,:,t) * invSqrtDiagQ;
end

% step 4: apply the closed-form expression of beta
rho_sigma_vector = zeros(p,1);
    % Extract conditional variances
    sigma_it = SIGMA_new(1);
    sigma_mt = SIGMA_new(2);
    sigma_ct = SIGMA_new(3);

    % Extract conditional correlations from Rt
    rho_imt = Rt_new(1, 2, T_in+1);
    rho_ict = Rt_new(1, 3, T_in+1);
    rho_mct = Rt_new(2, 3, T_in+1);

% Construct the matrices for the equation
    Sigma_matrix = [sigma_mt^2, rho_mct * sigma_mt * sigma_ct; 
                    rho_mct * sigma_mt * sigma_ct, sigma_ct^2];
    r1 = rho_imt * sigma_it * sigma_mt;
    r2 = rho_ict * sigma_it * sigma_ct;
    rho_sigma_vector(1) = r1;
    rho_sigma_vector(2) = r2;
    beta_oos_dcc = (Sigma_matrix)^(-1) * rho_sigma_vector;
    Yt_forecast_dcc(r) = Xt(T_in+r, :) * beta_oos_dcc; 
end

pred_error_dcc = (Yt_out-Yt_forecast_dcc)'*(Yt_out-Yt_forecast_dcc);

% Out-of-sample R-square
R2_oos_dcc = 1- pred_error_dcc/pred_error_hm;

% Display the oos prediction error
fprintf('The oos prediction error from DCC-GARCH is: %.4f\n', pred_error_dcc);

% Display the oos R-sq
fprintf('R-sq_OOS (DCC-GARCH vs HM): %.4f\n', R2_oos_dcc);

fprintf('R-sq_OOS (TVCM vs HM): %.4f\n', R2_oos_tvcm);
fprintf('R-sq_OOS (TVCMHE vs HM): %.4f\n', R2_oos_tvcmhe);
fprintf('R-sq_OOS (DCC-GARCH vs HM): %.4f\n', R2_oos_dcc);

oos1_old_dcc=100*(R2_oos_tvcm - R2_oos_dcc)/abs(R2_oos_dcc);
oos1_new_dcc=100*(R2_oos_tvcmhe - R2_oos_dcc)/abs(R2_oos_dcc);

fprintf('Compared with dcc, the old estimator increased the out-of-sample R square by (percentage): %.4f\n', oos1_old_dcc);
fprintf('Compared with dcc, the new estimator increased the out-of-sample R square by (percentage): %.4f\n', oos1_new_dcc);
